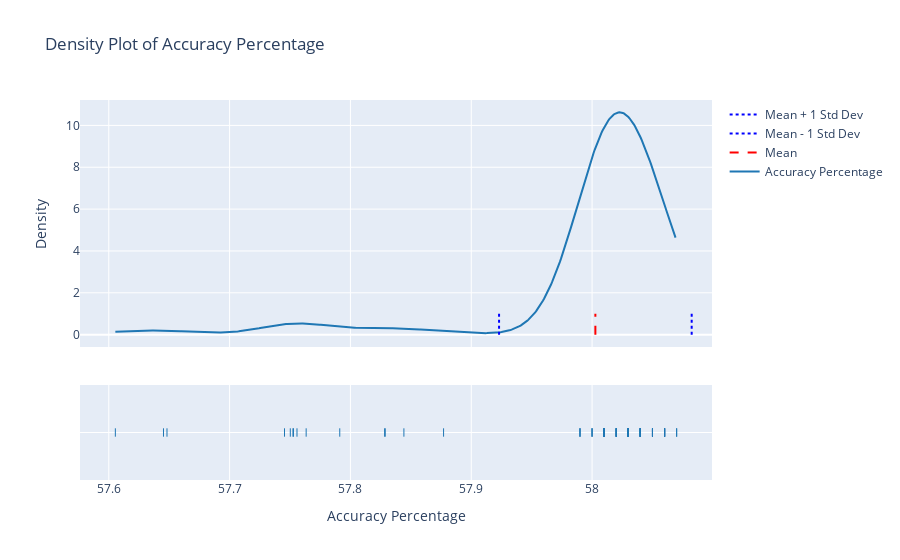

The notebook cell saved with this chart:
### Markdown cell above
## Are we accurate enough?
We shouldn't expect to see significant changes in accuracy. We should see a pretty tight distribution, but there might be some deviation since for lower VUs we wont have as many samples of our `10_000` that we saw with higher VUs.

### Code cell
import plotly.figure_factory as ff
import plotly.graph_objects as go

mean_accuracy = df["accuracy_percentage"].mean()
std_dev_accuracy = df["accuracy_percentage"].std()

# Create a distribution plot (outline instead of bins)
fig = ff.create_distplot([df['accuracy_percentage']], ['Accuracy Percentage'], show_hist=False, show_rug=True)

# Add mean and standard deviation lines
fig.add_trace(go.Scatter(x=[mean_accuracy, mean_accuracy], y=[0, 1],
                         mode="lines", name="Mean", line=dict(color="red", dash="dash")))

fig.add_trace(go.Scatter(x=[mean_accuracy - std_dev_accuracy, mean_accuracy - std_dev_accuracy],
                         y=[0, 1],
                         mode="lines", name="Mean - 1 Std Dev", line=dict(color="blue", dash="dot")))

fig.add_trace(go.Scatter(x=[mean_accuracy + std_dev_accuracy, mean_accuracy + std_dev_accuracy],
                         y=[0, 1],
                         mode="lines", name="Mean + 1 Std Dev", line=dict(color="blue", dash="dot")))

# Update layout
fig.update_layout(title="Density Plot of Accuracy Percentage",
                  xaxis_title="Accuracy Percentage",
                  yaxis_title="Density",
                  showlegend=True)

# Show figure
fig.show()

### Figure 1 — Plotly figure (JSON) as saved in the notebook; plotly's stock layout.template omitted (floating-point values rounded to 4 significant figures; data arrays with more than 128 entries replaced by an {"elided": "..."} marker saying what was removed)
{"data": [{"legendgroup": "Accuracy Percentage", "marker": {"color": "rgb(31, 119, 180)"}, "mode": "lines", "name": "Accuracy Percentage", "showlegend": true, "type": "scatter", "x": {"elided": "500 float values"}, "xaxis": "x", "y": {"elided": "500 float values"}, "yaxis": "y"}, {"legendgroup": "Accuracy Percentage", "marker": {"color": "rgb(31, 119, 180)", "symbol": "line-ns-open"}, "mode": "markers", "name": "Accuracy Percentage", "showlegend": false, "type": "scatter", "x": {"elided": "168 float values"}, "xaxis": "x", "y": {"elided": "168 str values"}, "yaxis": "y2"}, {"line": {"color": "red", "dash": "dash"}, "mode": "lines", "name": "Mean", "type": "scatter", "x": [58.0, 58.0], "y": [0, 1]}, {"line": {"color": "blue", "dash": "dot"}, "mode": "lines", "name": "Mean - 1 Std Dev", "type": "scatter", "x": [57.92, 57.92], "y": [0, 1]}, {"line": {"color": "blue", "dash": "dot"}, "mode": "lines", "name": "Mean + 1 Std Dev", "type": "scatter", "x": [58.08, 58.08], "y": [0, 1]}], "layout": {"barmode": "overlay", "hovermode": "closest", "legend": {"traceorder": "reversed"}, "showlegend": true, "title": {"text": "Density Plot of Accuracy Percentage"}, "xaxis": {"anchor": "y2", "domain": [0, 1], "title": {"text": "Accuracy Percentage"}, "zeroline": false}, "yaxis": {"anchor": "free", "domain": [0.35, 1], "position": 0, "title": {"text": "Density"}}, "yaxis2": {"anchor": "x", "domain": [0, 0.25], "dtick": 1, "showticklabels": false}}}
